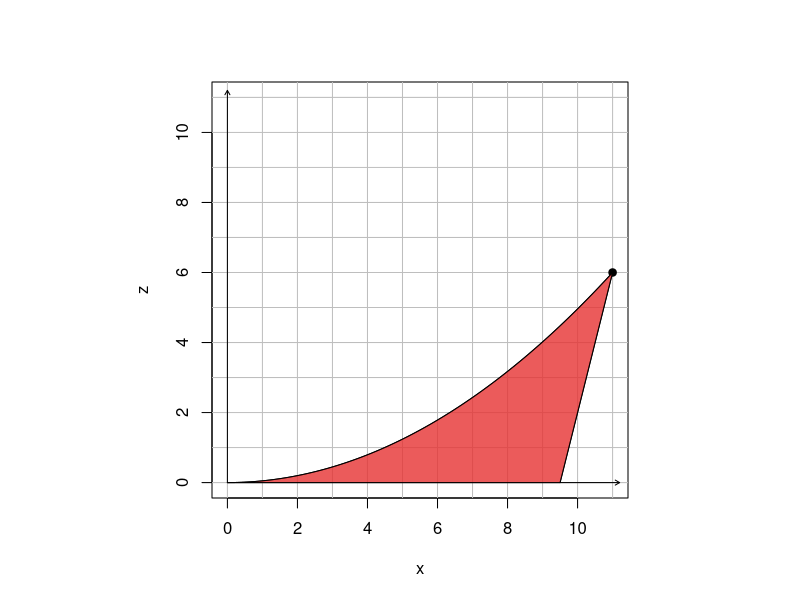
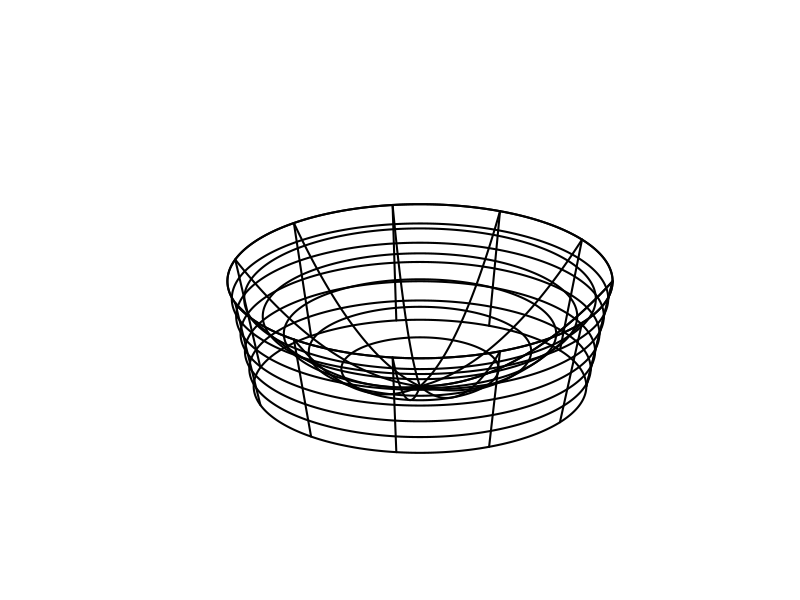
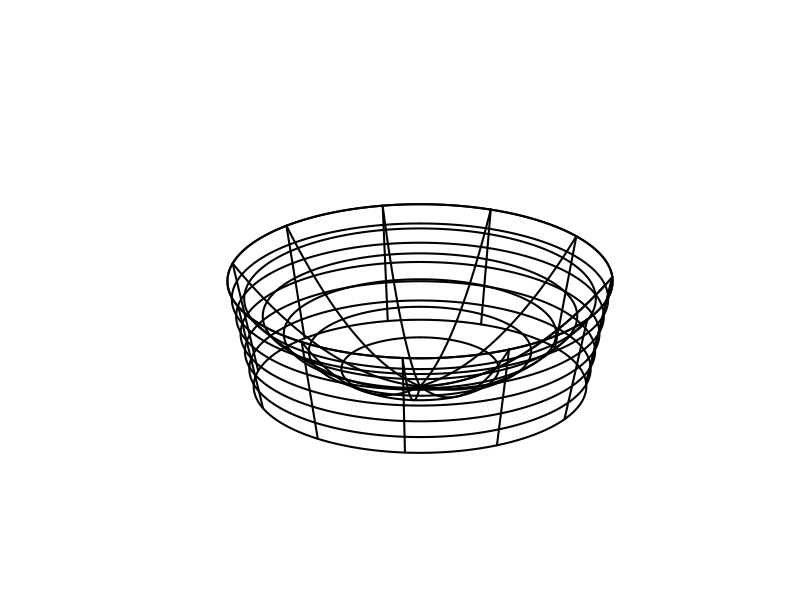
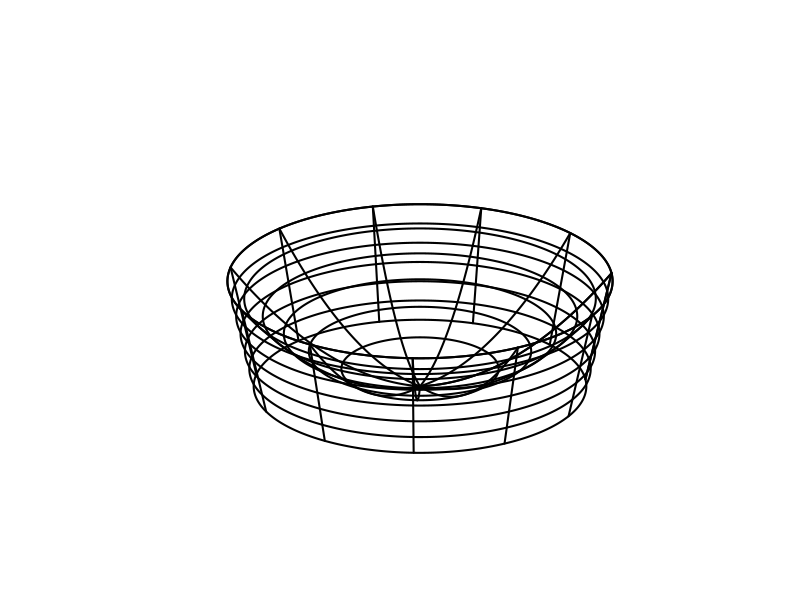
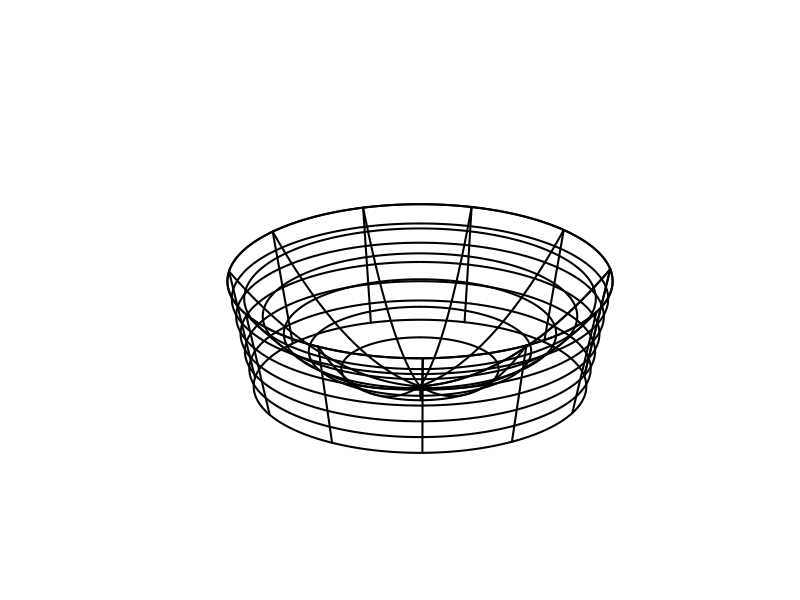
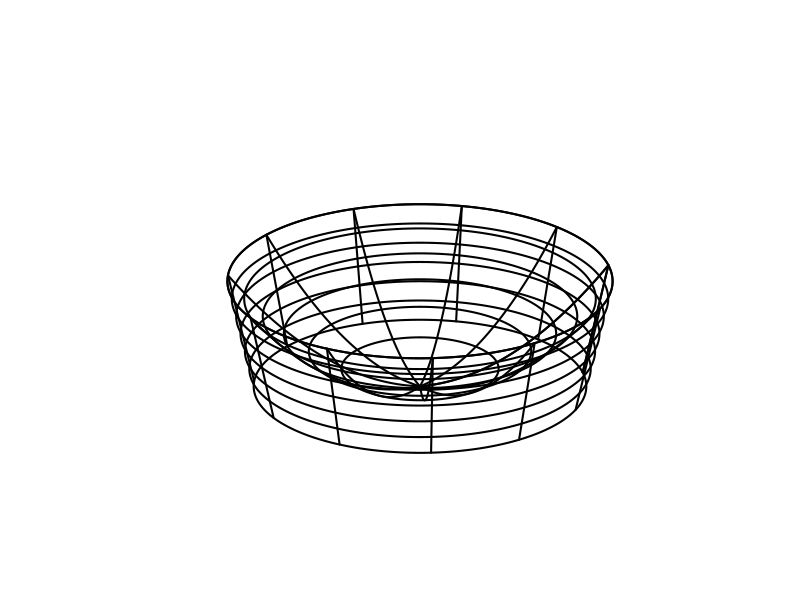
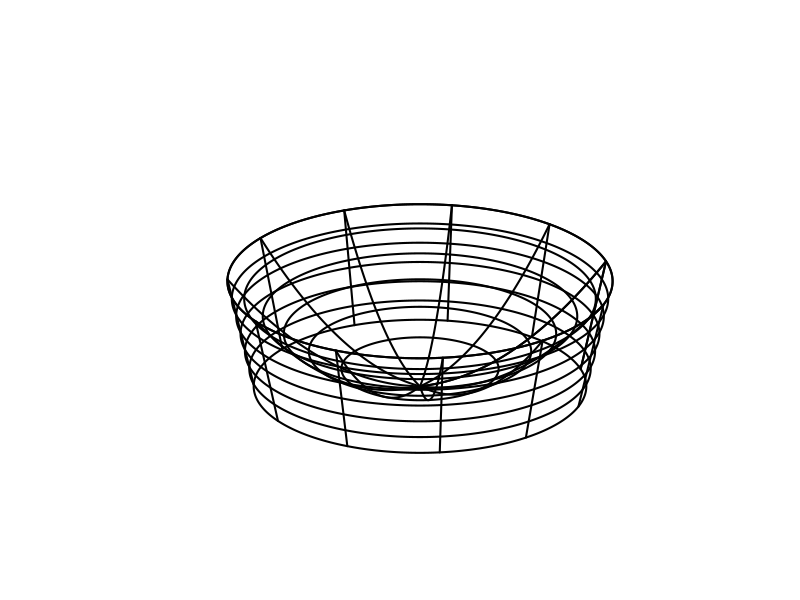
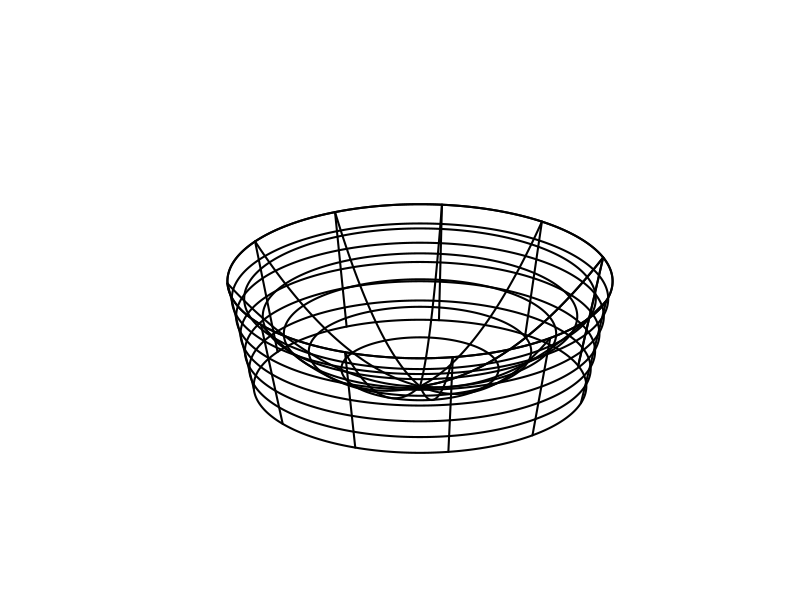

Recreate these plots in R, in order.
## ---- chunk 1
options(scipen=999)
fixer = function(exp){
  exp = gsub("+{-","-{",exp,fixed=T)
  exp = gsub("{1}x^{0}","1",exp,fixed=T)
  exp = gsub("{1}","{}",exp,fixed=T)
  exp = gsub("x^{0}","{}",exp,fixed=T)
  return(exp)
}

hk = rev(sort(sample(4:13,2)))
h = hk[1]
k = hk[2]
m = sample(2:5,1)
b = k-m*h
a = k/h^2

xint = -b/m

## ---- chunk 2
par(pty="s")
plot(0,0,type="n",xlim=c(0,h),ylim=c(0,h),xlab="x",ylab="z")
for(i in 0:h){
  abline(h=i,col="grey")
  abline(v=i,col="grey")
}
arrows(0,0,0,h+0.2,length=0.05)
arrows(0,0,h+0.2,0,length=0.05)
x = seq(0,h,length.out=100)
x2 = seq(-b/m,h,length.out=100)
y1 = a*x^2
y2 = m*x2+b
lines(x,y1)
lines(x2,y2)
points(h,k,pch=19)
polygon(c(x,rev(x2)),c(y1,rev(y2)),col=rgb(0.9,0.2,0.2,0.8))
## ---- chunk 3
curves = list()
n = 12
nframes = 10
for(y in 0:k){
  th = seq(0,2*pi,length.out=360)
  x1 = (y-b)/m
  nc = length(curves)
  pnts = matrix(c(x1*cos(th),x1*sin(th),rep(y,length(th))),nrow=3,byrow=T)
  curves[[nc+1]] = pnts
  x2 = sqrt(y/a)
  pnts = matrix(c(x2*cos(th),x2*sin(th),rep(y,length(th))),nrow=3,byrow=T)
  curves[[nc+2]] = pnts
}
for(th in seq(0,2*pi,length.out=n)){
  x = seq(0,h,length.out=100)
  x2 = seq(xint,h,length.out=100)
  z1 = m*x2+b
  z2 = a*x^2
  nc = length(curves)
  pnts = matrix(c(x2*cos(th),x2*sin(th),z1),nrow=3,byrow=T)
  curves[[nc+1]] = pnts
  pnts = matrix(c(x*cos(th),x*sin(th),z2),nrow=3,byrow=T)
  curves[[nc+2]] = pnts
}

getR = function(u,t){
  ux = u[1]
  uy = u[2]
  uz = u[3]
  f = cos(t)+ux^2*(1-cos(t))
  g = ux*uy*(1-cos(t))-uz*sin(t)
  h = ux*uz*(1-cos(t))+uy*sin(t)
  i = uy*ux*(1-cos(t))+uz*sin(t)
  j = cos(t)+uy^2*(1-cos(t))
  k = uy*uz*(1-cos(t))-ux*sin(t)
  l = uz*ux*(1-cos(t))-uy*sin(t)
  m = uz*uy*(1-cos(t))+ux*sin(t)
  n = cos(t)+uz^2*(1-cos(t))
  R = matrix(c(f,g,h,i,j,k,l,m,n),3,byrow=T)
  return(R)
}
u = c(0,0,1)
t = 2*pi/n/nframes
R = getR(u,t)
tp = pi/2
r = 0.4
P = matrix(c(1,r*cos(tp),0,
             0,r*sin(tp),1),2,byrow=T)
X = curves
for(i in 1:nframes){
  par(pty="s")
  plot(0,0,type="n",xlim=c(-h,h),ylim=c(-h/2,3*h/2),ann=F,axes=F)
  for(j in 1:length(X)){
    Xf = P%*%X[[j]]
    lines(Xf[1,],Xf[2,],col="black",lwd=2)
    X[[j]] = R%*%X[[j]]
  }
}
## ---- chunk 4
dz = k/30
zs = seq(dz,k-dz,dz)
r1 = sqrt(zs/a)
r2 = (zs-b)/m
f = 0.4

par(pty="s",mar=c(0,0,0,0))
plot(0,0,type="n",xlim=c(-h,h),ylim=c(-h/2,3*h/2),ann=F,axes=F)

draw_washer = function(z,r1,r2,dz,perspective_ratio=0.5,col="red"){
  N = 360
  pr = perspective_ratio
  th = seq(0,pi,length.out=N/2)
  lines(r1*cos(th),z-dz+r1*pr*sin(th),lwd=2)
  t = seq(0,pi,length.out=N/2)
  for(i in 1:(length(t)-1)){
    polygon(c(r1*cos(t[i]),r1*cos(t[i]),r1*cos(t[i+1]),r1*cos(t[i+1])),
            c(z-dz+r1*pr*sin(t[i]),z+r1*pr*sin(t[i]),z+r1*pr*sin(t[i+1]),z-dz+r1*pr*sin(t[i+1])),
            col=col,border=col)
  }
  t = seq(pi,2*pi,length.out=N/2)
  for(i in 1:(length(t)-1)){
    polygon(c(r2*cos(t[i]),r2*cos(t[i]),r2*cos(t[i+1]),r2*cos(t[i+1])),
            c(z-dz+r2*pr*sin(t[i]),z+r2*pr*sin(t[i]),z+r2*pr*sin(t[i+1]),z-dz+r2*pr*sin(t[i+1])),
            col=col,border=col)
  }
  th = seq(pi,2*pi,length.out=N/2)
  lines(r2*cos(th),z-dz+r2*pr*sin(th))
  t = seq(0,2*pi,length.out=N)
  for(i in 1:(length(t)-1)){
    polygon(c(r2*cos(t[i]),r2*cos(t[i+1]),r1*cos(t[i+1]),r1*cos(t[i])),
            c(z+r2*pr*sin(t[i]),z+r2*pr*sin(t[i+1]),z+r1*pr*sin(t[i+1]),z+r1*pr*sin(t[i])),
            col=col,border=col)
  }
  th = seq(0,2*pi,length.out=N)
  lines(r1*cos(th),z+r1*pr*sin(th))
  lines(r2*cos(th),z+r2*pr*sin(th))
}

for(i in 1:length(zs)){
  draw_washer(zs[i],r1[i],r2[i],dz,f,col=hsv(i/length(zs),0.7,0.5+0.1*i%%5))
}

## ---- chunk 5
draw_washer = function(z,r1,r2,dz,perspective_ratio=0.5,col="red"){
  N = 360
  pr = perspective_ratio
  th = seq(0,pi,length.out=N/2)
  lines(r1*cos(th),z-dz+r1*pr*sin(th),lwd=2)
  t = seq(0,pi,length.out=N/2)
  for(i in 1:(length(t)-1)){
    polygon(c(r1*cos(t[i]),r1*cos(t[i]),r1*cos(t[i+1]),r1*cos(t[i+1])),
            c(z-dz+r1*pr*sin(t[i]),z+r1*pr*sin(t[i]),z+r1*pr*sin(t[i+1]),z-dz+r1*pr*sin(t[i+1])),
            col=col,border=col)
  }
  t = seq(pi,2*pi,length.out=N/2)
  for(i in 1:(length(t)-1)){
    polygon(c(r2*cos(t[i]),r2*cos(t[i]),r2*cos(t[i+1]),r2*cos(t[i+1])),
            c(z-dz+r2*pr*sin(t[i]),z+r2*pr*sin(t[i]),z+r2*pr*sin(t[i+1]),z-dz+r2*pr*sin(t[i+1])),
            col=col,border=col)
  }
  th = seq(pi,2*pi,length.out=N/2)
  lines(r2*cos(th),z-dz+r2*pr*sin(th))
  t = seq(0,2*pi,length.out=N)
  for(i in 1:(length(t)-1)){
    polygon(c(r2*cos(t[i]),r2*cos(t[i+1]),r1*cos(t[i+1]),r1*cos(t[i])),
            c(z+r2*pr*sin(t[i]),z+r2*pr*sin(t[i+1]),z+r1*pr*sin(t[i+1]),z+r1*pr*sin(t[i])),
            col=col,border=col)
  }
  th = seq(0,2*pi,length.out=N)
  lines(r1*cos(th),z+r1*pr*sin(th))
  lines(r2*cos(th),z+r2*pr*sin(th))
}

par(mar=c(0,0,0,0))
plot(0,0,type="n",xlim=c(-1,1),ylim=c(-0.5,0.5),ann=F,axes=F)

draw_washer(0.05,0.5,0.9,0.1,col=rgb(0.9,0.9,0.9))
text(1,0,"dz",cex=1.3)
bmp = 0.01
x0 = 0.93
lines(c(x0-bmp,x0+bmp,x0,x0,x0+bmp,x0-bmp),
      c(-0.05,-0.05,-0.05,0.05,0.05,0.05))
lines(c(0,0.5),c(0.05,0.05),col="blue",lwd=3)
text(0.25,0,"r",col="blue",cex=1.3)
lines(c(0,0.9*cos(5*pi/6)),c(0.05,0.05+0.9*0.5*sin(5*pi/6)),col="red",lwd=3)
text(-0.27,0.2,"R",col="red",cex=1.3)
